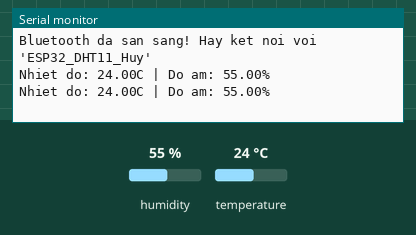
Simulated run of this program. Board: ESP32. On the bench: the last lines printed to the serial monitor. The test bench sets the inputs (shaded band); at power-on: humidity 55 %, temperature 24 °C. Nothing arrives over Bluetooth unless stated.

Above: at 2.8 s.
2.9 s: humidity set to 22 %
At 5.3 s:
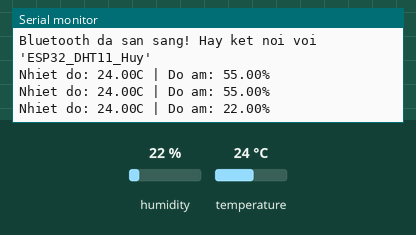
5.6 s: temperature set to 12 °C
At 6.7 s:
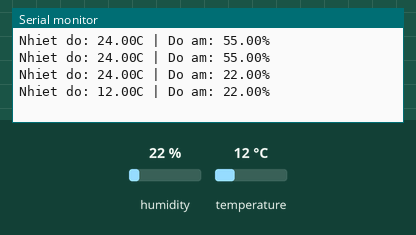
8.3 s: humidity set to 40 %
At 11.5 s:
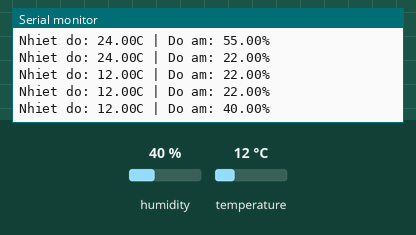
Timing chart, 0 to 13.0 s (numbered marks = the images above; inputs shaded):
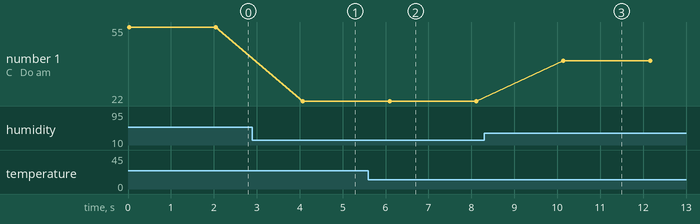

The program:

main.cpp
```cpp
#include <Arduino.h>
#include <DHT.h>
#include "BluetoothSerial.h"

// Cấu hình chân DHT
#define DHTPIN 4          // Chân Data nối vào GPIO 4
#define DHTTYPE DHT11     // Khai báo loại cảm biến là DHT11

DHT dht(DHTPIN, DHTTYPE);
BluetoothSerial SerialBT;

void setup() {
    Serial.begin(115200);

    // Khởi tạo cảm biến DHT
    dht.begin();

    // Khởi tạo Bluetooth với tên thiết bị
    SerialBT.begin("ESP32_DHT11_Huy");
    Serial.println("Bluetooth da san sang! Hay ket noi voi 'ESP32_DHT11_Huy'");
}

void loop() {
    // Đọc dữ liệu (mất khoảng 250ms)
    float h = dht.readHumidity();
    float t = dht.readTemperature();

    // Kiểm tra xem việc đọc có lỗi không
    if (isnan(h) || isnan(t)) {
        Serial.println("Loi doc cam bien DHT11!");
        return;
    }

    // Tạo chuỗi dữ liệu để gửi
    String dataToSend = "Nhiet do: " + String(t) + "C | Do am: " + String(h) + "%";

    // In ra Serial Monitor (để debug trên VS Code)
    Serial.println(dataToSend);

    // Gửi qua Bluetooth lên Máy tính/Điện thoại
    SerialBT.println(dataToSend);

    delay(2000); // Đợi 2 giây trước khi đọc lần tiếp theo
}
```

Measured:
- after the input at 2.9 s, the serial monitor: prints a new line after 1.2 s (image 1)
- after the input at 5.6 s, the serial monitor: prints a new line after 0.49 s (image 2)
- after the input at 8.3 s, the serial monitor: prints a new line after 1.8 s (image 3)
- plotted number 1: 55 → 22 after the input at 2.9 s, 22 → 40 after the input at 8.3 s
